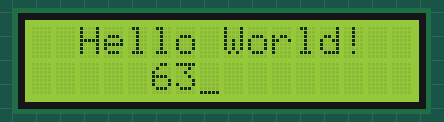
This sketch was run on a simulated Arduino Uno, built with avr-gcc and run on an emulated ATmega328P. Parts: 16×2 character LCD.

Above: at 0.1 s.
At 4.1 s:
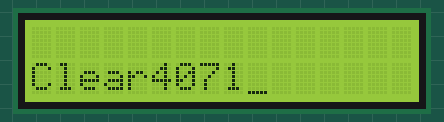
At 10.1 s:
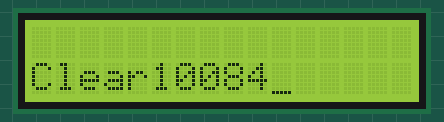
At 19.2 s:
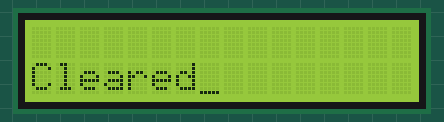
At 28.2 s:
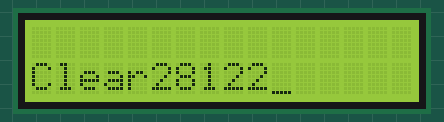
At 38.2 s:
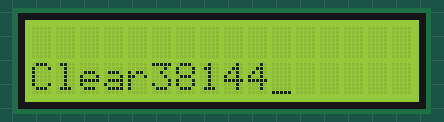

Measured:
- what the display in image 1 shows lasts 1.0 s, from 4.1 s to 5.1 s

The sketch:

LCD.ino
```cpp
//8bit mode
#include<LiquidCrystal.h>
const int rs=9 ,en=8 ,d0=0,d1=1,d2=2,d3=3,d4=4,d5=5,d6=6,d7=7;
LiquidCrystal lcd(rs,en,d0,d1,d2,d3,d4,d5,d6,d7);
void setup() {
 lcd.begin(16,2);
 lcd.setCursor(2,0); //(column number,row number)
 lcd.print("Hello World!");
 lcd.cursor();

}

void loop(){
  lcd.setCursor(5,1);
  lcd.print(millis());
  delay(1000);
  lcd.clear();
  lcd.setCursor(0,1);
  lcd.print("Cleared");
  delay(1000);

}
```
